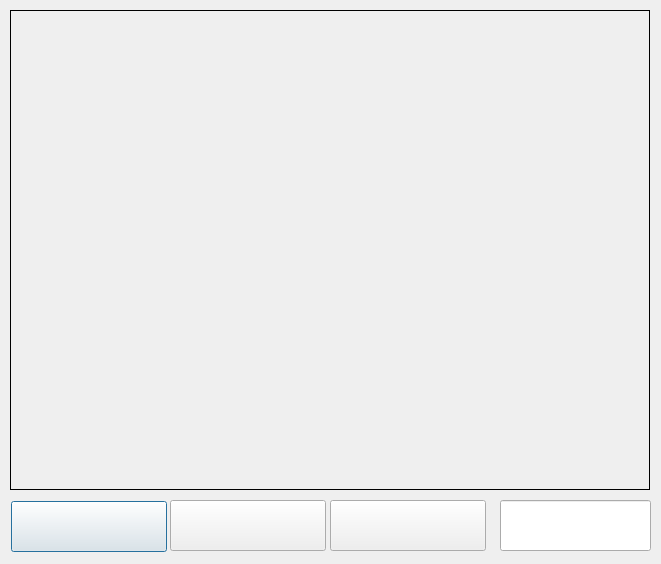
<?xml version="1.0" encoding="UTF-8"?>
<ui version="4.0">
 <class>Dialog</class>
 <widget class="QDialog" name="Dialog">
  <property name="geometry">
   <rect>
    <x>0</x>
    <y>0</y>
    <width>661</width>
    <height>564</height>
   </rect>
  </property>
  <property name="windowTitle">
   <string>Dialog</string>
  </property>
  <widget class="QLabel" name="imglabel">
   <property name="geometry">
    <rect>
     <x>10</x>
     <y>10</y>
     <width>640</width>
     <height>480</height>
    </rect>
   </property>
   <property name="frameShape">
    <enum>QFrame::Box</enum>
   </property>
   <property name="text">
    <string/>
   </property>
  </widget>
  <widget class="QPushButton" name="StartButton">
   <property name="geometry">
    <rect>
     <x>11</x>
     <y>501</y>
     <width>156</width>
     <height>51</height>
    </rect>
   </property>
   <property name="text">
    <string/>
   </property>
  </widget>
  <widget class="QPushButton" name="StopButton">
   <property name="geometry">
    <rect>
     <x>170</x>
     <y>500</y>
     <width>156</width>
     <height>51</height>
    </rect>
   </property>
   <property name="text">
    <string/>
   </property>
  </widget>
  <widget class="QLineEdit" name="lineEdit">
   <property name="geometry">
    <rect>
     <x>500</x>
     <y>500</y>
     <width>151</width>
     <height>51</height>
    </rect>
   </property>
  </widget>
  <widget class="QPushButton" name="MeasureButton">
   <property name="geometry">
    <rect>
     <x>330</x>
     <y>500</y>
     <width>156</width>
     <height>51</height>
    </rect>
   </property>
   <property name="text">
    <string/>
   </property>
  </widget>
 </widget>
 <resources/>
 <connections/>
</ui>
